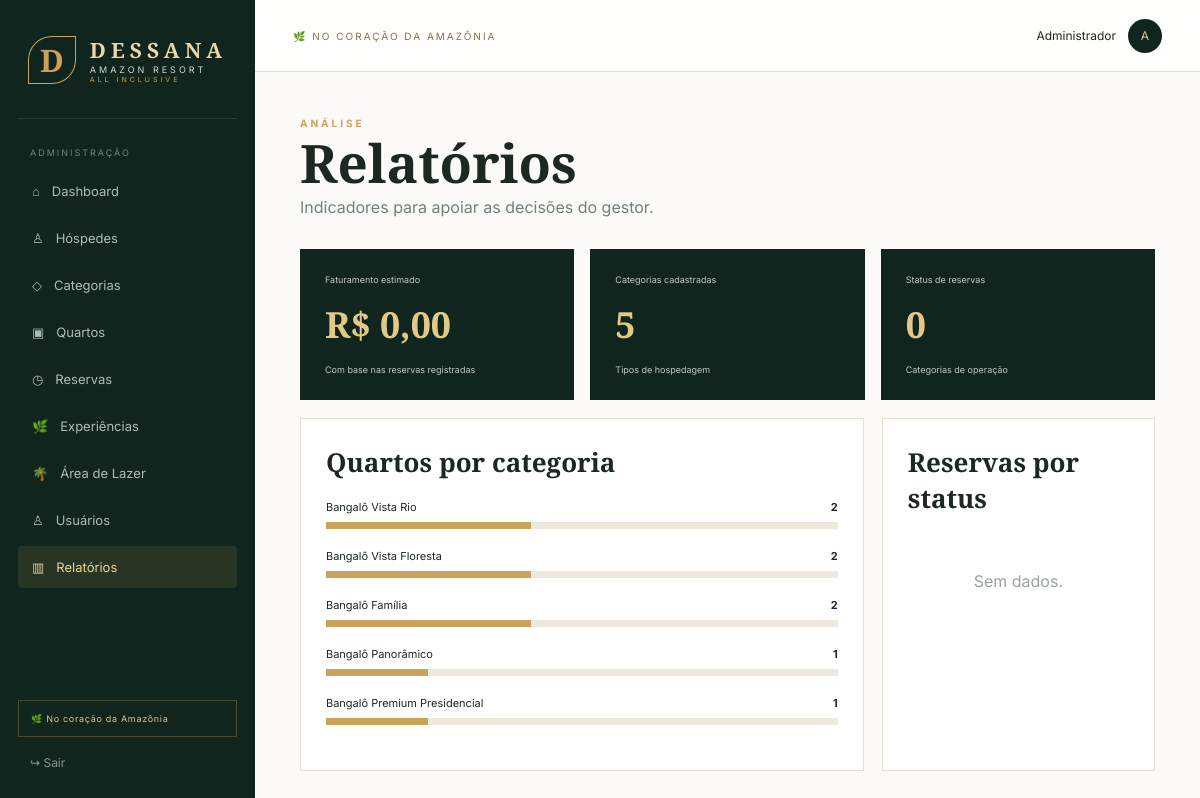
Page /relatorios (signed in) on the committed database.
### tables this page shows
CREATE TABLE categorias (
    id INTEGER PRIMARY KEY AUTOINCREMENT,
    nome TEXT NOT NULL,
    descricao TEXT,
    capacidade INTEGER NOT NULL DEFAULT 1,
    valor_diaria REAL NOT NULL DEFAULT 0,
    imagem TEXT,
    comodidades TEXT,
    metragem TEXT,
    criado_em TEXT NOT NULL DEFAULT CURRENT_TIMESTAMP
);

### app.py (the view)
@app.route("/relatorios")
@admin_required
def relatorios():
    conn = get_db()
    por_categoria = conn.execute("""
        SELECT c.nome, COUNT(q.id) AS quantidade
        FROM categorias c LEFT JOIN quartos q ON q.categoria_id = c.id
        GROUP BY c.id ORDER BY quantidade DESC
    """).fetchall()
    por_status = conn.execute("""
        SELECT status, COUNT(*) AS quantidade FROM reservas GROUP BY status
    """).fetchall()
    faturamento = conn.execute("""
        SELECT COALESCE(SUM((julianday(data_saida)-julianday(data_entrada))*c.valor_diaria),0)
        FROM reservas r
        JOIN quartos q ON q.id = r.quarto_id
        JOIN categorias c ON c.id = q.categoria_id
        WHERE r.status IN ('Confirmada','Check-in','Finalizada')
    """).fetchone()[0]
    conn.close()
    return render_template("relatorios.html", por_categoria=por_categoria, por_status=por_status, faturamento=faturamento)

### app.py (called while the page is built)
def get_db():
    conn = sqlite3.connect(DB_PATH)
    conn.row_factory = sqlite3.Row
    conn.execute("PRAGMA foreign_keys = ON")
    return conn

def admin_required(view):
    @wraps(view)
    def wrapped(*args, **kwargs):
        if "user_id" not in session or session.get("tipo") != "admin":
            return redirect(url_for("login"))
        return view(*args, **kwargs)
    return wrapped

### templates/relatorios.html (shortened to what this page needs)
{% extends "base.html" %}
{% block content %}
<div class="page-heading"><div><div class="eyebrow">ANÁLISE</div><h1>Relatórios</h1><p>Indicadores para apoiar as decisões do gestor.</p></div></div>
<div class="report-cards"><div class="report-card"><span>Faturamento estimado</span><strong>R$ {{ '%.2f'|format(faturamento)|replace('.', ',') }}</strong><small>Com base nas reservas registradas</small></div><div class="report-card"><span>Categorias cadastradas</span><strong>{{ por_categoria|length }}</strong><small>Tipos de hospedagem</small></div><div class="report-card"><span>Status de reservas</span><strong>{{ por_status|length }}</strong><small>Categorias de operação</small></div></div>
<div class="dashboard-grid"><div class="panel"><div class="panel-head"><div><h3>Quartos por categoria</h3></div></div>{% for x in por_categoria %}<div class="bar-row"><div><span>{{ x.nome }}</span><b>{{ x.quantidade }}</b></div><div class="bar"><i style="width: {{ [x.quantidade * 20, 100]|min }}%"></i></div></div>{% endfor %}</div><div class="panel"><div class="panel-head"><div><h3>Reservas por status</h3></div></div>{% for x in por_status %}<div class="status-row"><span class="status">{{ x.status }}</span><strong>{{ x.quantidade }}</strong></div>{% else %}<div class="empty">Sem dados.</div>{% endfor %}</div></div>
{% endblock %}

### static/css/style.css (style rules this page uses)
:root { --forest:#10251d;--forest2:#17372b;--gold:#c9a35a;--gold2:#e3c987;--cream:#f6f1e7; --paper:#fbfaf7;--ink:#1d2822;--muted:#738078;--line:#e4e0d6;--white:#fff;--danger:#a94b46; }
* { box-sizing:border-box }
body { margin:0;background:var(--paper);color:var(--ink);font-family:Inter,Arial,sans-serif }
.eyebrow { color:var(--gold);font-size:10px;font-weight:700;letter-spacing:3px }
.page-heading { display:flex;align-items:flex-end;justify-content:space-between;margin-bottom:32px }
.page-heading h1 { font:600 53px/.9 "Cormorant Garamond";margin:10px 0 }
.page-heading p { color:var(--muted);margin:0 }
.dashboard-grid { display:grid;grid-template-columns:1.65fr .8fr;gap:18px;margin-top:18px }
.panel { background:#fff;border:1px solid var(--line);padding:25px }
.panel-head { display:flex;justify-content:space-between;align-items:flex-start;margin-bottom:20px }
.panel h3 { font:600 26px "Cormorant Garamond";margin:0 }
.empty { text-align:center;color:#9aa39d;padding:35px }
.report-cards { display:grid;grid-template-columns:repeat(3,1fr);gap:16px;margin-bottom:18px }
.report-card { background:var(--forest);color:#fff;padding:25px }
.report-card span,.report-card small { display:block;font-size:9px;color:#bfcac2 }
.report-card strong { display:block;font:600 36px "Cormorant Garamond";color:var(--gold2);margin:15px 0 }
.bar-row { margin:20px 0 }
.bar-row>div:first-child { display:flex;justify-content:space-between;font-size:11px }
.bar { height:7px;background:#eee9dd;margin-top:8px }
.bar i { display:block;height:100%;background:var(--gold) }

### rows in the picture
categorias: nome "Bangalô Vista Rio", quantidade "2", {{ [x.quantidade * 20, 100]|min }} 40 (drawn)
categorias: nome "Bangalô Vista Floresta", quantidade "2", {{ [x.quantidade * 20, 100]|min }} 40 (drawn)
categorias: nome "Bangalô Família", quantidade "2", {{ [x.quantidade * 20, 100]|min }} 40 (drawn)
categorias: nome "Bangalô Panorâmico", quantidade "1", {{ [x.quantidade * 20, 100]|min }} 20 (drawn)
categorias: nome "Bangalô Premium Presidencial", quantidade "1", {{ [x.quantidade * 20, 100]|min }} 20 (drawn)

### other values in the picture
{{ session.get('user_name') }} "Administrador"
{{ session.get('user_name','A')[0] }} "A"
{{ '%.2f'|format(faturamento)|replace('.', ',') }} "0,00"
{{ por_categoria|length }} "5"
{{ por_status|length }} "0"
